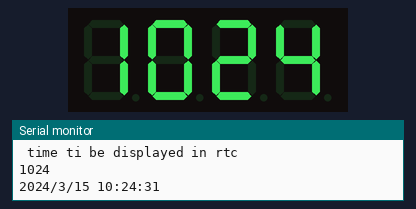
Bench run of a sketch on a simulated ESP8266 (NodeMCU). Shown: 4-digit seven-segment display, the last lines printed to the serial monitor. The local clock reads 2024-03-15 10:24:30 at power-on unless the sketch sets it.

Above: at 1.1 s.
At 92.1 s:
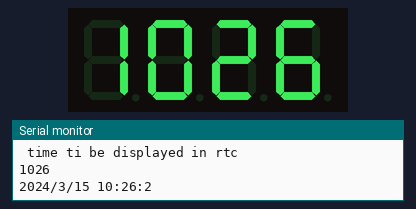

The sketch:

rtc_4digit.ino
```cpp
#include <TM1637Display.h>

const int CLK = D6; //Set the CLK pin connection to the display
const int DIO = D5; //Set the DIO pin connection to the display

int numCounter = 0;

TM1637Display display(CLK, DIO); //set up the 4-Digit Display.
TM1637Display  showDots();
 //******************************  4 digit 7 segment *********************************************************************

  #include <Wire.h>
#include "RTClib.h"
RTC_DS1307 RTC;
//******************************** rtc ******************************************************************************


void setup()
{
 display.setBrightness(0x0a); //set the diplay to maximum brightness
 //********************************************************************** rtc set up**********************************
 Serial.begin(9600);
    Wire.begin();
    RTC.begin();
  if (! RTC.isrunning()) {
    Serial.println("RTC is NOT running!");
    // following line sets the RTC to the date & time this sketch was compiled
    RTC.adjust(DateTime(__DATE__, __TIME__));
  //RTC.adjust(DateTime(2019, 8, 26, 1, , 3));

  }
 //RTC.adjust(DateTime(2019, 8, 26, 1, 46, 5));
}
//**********************************************************************************************************
 int colon=1;
int a=0;
 void loop()
{
  DateTime now = RTC.now();
    Serial.print(now.year(), DEC);
    Serial.print('/');
    Serial.print(now.month(), DEC);
    Serial.print('/');
    Serial.print(now.day(), DEC);
    Serial.print(' ');
    Serial.print(now.hour(), DEC);
    Serial.print(':');
    Serial.print(now.minute(), DEC);
    Serial.print(':');
    Serial.print(now.second(), DEC);
    Serial.println();
    delay(1000);
    int hour1=now.hour();
    int minute1=now.minute();


    /*
     *  int num=10;
 for(k=0; k <= 1; k++) {
    display.showNumberDecEx(num, (0x80 >> k), true);
    delay(500);

  //  delay(TEST_DELAY);
  }
     *
     */


    numCounter=((hour1*100)+minute1);
    Serial.println(" time ti be displayed in rtc");
    Serial.println(numCounter);


 display.showNumberDec(numCounter); //Display the numCounter value;

}
```

Measured:
- what the display in image 0 shows lasts 30.7 s, from 1.0 s to 31.7 s
